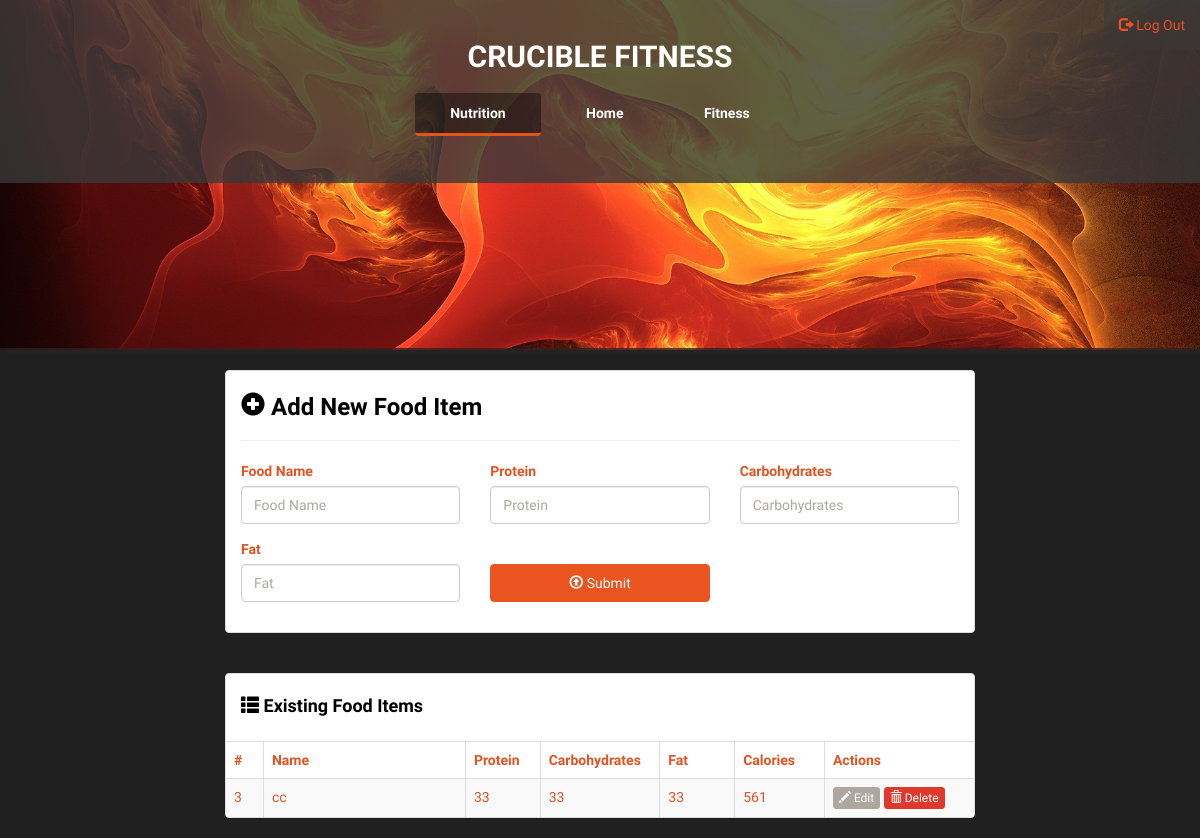
The app's page /food_items_overview (signed in), older data.
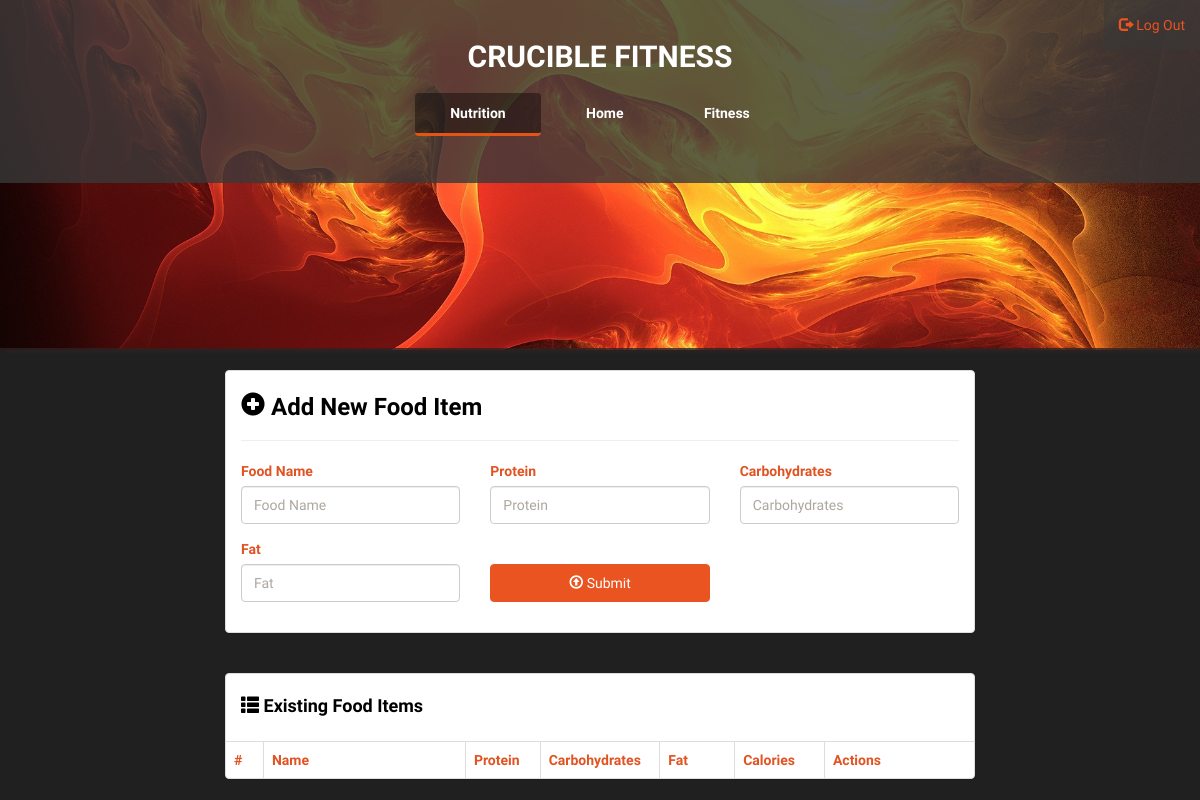
The same page, newer data.
### cruciblefit/models.py (models this page shows)
class Food(db.Model):
    id = db.Column(db.Integer, primary_key=True)
    user_id = db.Column(db.Integer, db.ForeignKey('user.id'))
    meals_link = db.relationship('MealFood', back_populates='food', lazy='dynamic')
    name = db.Column(db.String(50), unique=False, nullable=False, default='food item')
    protein = db.Column(db.Integer, nullable=False, default=0)
    carbs = db.Column(db.Integer, nullable=False, default=0)
    fats = db.Column(db.Integer, nullable=False, default=0)
    @property
    def calories(self):
        protein_calc = self.protein * 4
        carbs_calc = self.carbs * 4
        fats_calc = self.fats * 9
        total_calories = protein_calc + carbs_calc + fats_calc
        return total_calories

### cruciblefit/start/routes.py (the view)
@start.route("/food_items_overview")
@login_required
def food_items_overview():
    foods = Food.query.filter((Food.user_id == current_user.id) | (Food.user_id == None)).all()
    return render_template("add_food.html", user=current_user, foods=foods, food=None)

### cruciblefit/__init__.py (called while the page is built)
def create_app():
    app = Flask(__name__)
    app.config['SECRET_KEY'] = 'supersecretkey'
    app.config['SQLALCHEMY_DATABASE_URI'] = 'sqlite:///crucible_data.db'
    db.init_app(app)
    app.register_blueprint(start)
    app.register_blueprint(auth)
    from . import models    #do not delete or move this, it is needed for the database to load properly
    with app.app_context():
        db.create_all()
    login_manager = LoginManager()
    login_manager.login_view = 'auth.login'
    login_manager.init_app(app)
    @login_manager.user_loader
    def load_user(id):
        return models.User.query.get(int(id))
    return app

### cruciblefit/templates/add_food.html (shortened to what this page needs)
{% extends "app_base.html" %}
{% block tabs %}
    <li role="presentation" class="active">
        <a href="{{ url_for('start.food_items_overview') }}" title="Add Food Item">Nutrition</a>
    </li>
    <li role="presentation">
        <a href="{{ url_for('start.home') }}" title="Home">Home</a>
    </li>
    <li role="presentation">
        <a href="{{ url_for('start.fitness_overview') }}" title="View Workouts">Fitness</a>
    </li>
{% endblock %}
{% block content %}
    <div class="row t20">
        <div class="col-lg-8 col-lg-offset-2">
            <div class="panel panel-default">
                <div class="panel-body">
                    <h3 class="lean-h text-black">
                        <i class="glyphicon glyphicon-plus-sign"></i> Add New Food Item
                    </h3>
                    <hr/>
                    <form action="{{ url_for('start.food_items_overview') }}" method="POST" role="form">
                        <div class="row">
                            <div class="col-lg-4">
                                <div class="form-group">
                                    <label for="food-name">Food Name</label>
                                    <input type="text" class="form-control" id="food-name" name="food-name" required
                                           placeholder="Food Name" value="{{ food.name }}" autofocus>
                                </div>
                            </div>
                            <div class="col-lg-4">
                                <div class="form-group">
                                    <label for="protein">Protein</label>
                                    <input type="number" class="form-control" id="protein" name="protein" required
                                           placeholder="Protein" value="{{ food.protein }}">
                                </div>
                            </div>
                            <div class="col-lg-4">
                                <div class="form-group">
                                    <label for="carbohydrates">Carbohydrates</label>
                                    <input type="number" class="form-control" id="carbohydrates" name="carbohydrates" required
                                           placeholder="Carbohydrates" value="{{ food.carbs }}">
                                </div>
                            </div>
                        </div>
                        <div class="row">
                            <div class="col-lg-4">
                                <div class="form-group">
                                    <label for="fat">Fat</label>
                                    <input type="number" class="form-control" id="fat" name="fat" placeholder="Fat" required
                                           value="{{ food.carbs }}">
                                </div>
                            </div>
                            <div class="col-lg-4">
                                <div class="form-group">
                                    <button type="submit" class="btn btn-primary btn-block">
                                        <i class="glyphicon glyphicon-upload"></i> Submit
                                    </button>
                                </div>
                            </div>
                        </div>
                    </form>
                </div>
            </div>
        </div>
    </div>
    <div class="row t20">
        <div class="col-lg-8 col-lg-offset-2">
            <div class="panel panel-default">
                <div class="panel-body">
                    <h4 class="lean-h text-black">
                        <i class="glyphicon glyphicon-th-list"></i> Existing Food Items
                    </h4>
                </div>
                <div class="table-responsive">
                    <table class="table table-striped table-hover table-bordered">
                        <thead>
                        <tr>
                            <th style="width: 5%;">#</th>
                            <th>Name</th>
                            <th style="width: 10%;">Protein</th>
                            <th style="width: 16%;">Carbohydrates</th>
                            <th style="width: 10%;">Fat</th>
                            <th style="width: 12%;">Calories</th>
                            <th style="width: 20%;">Actions</th>
                        </tr>
                        </thead>
                        <tbody>
                        {% for food in foods %}
                            <tr>
                                <td>{{ food.id }}</td>
                                <td>{{ food.name }}</td>
                                <td>{{ food.protein }}</td>
                                <td>{{ food.carbs }}</td>
                                <td>{{ food.fats }}
                                <td>{{ food.calories }}</td>
                                <td>
                                    <a href="{{ url_for('start.edit_food_item', food_id=food.id) }}"
                                       class="btn btn-default btn-xs">
                                        <i class="glyphicon glyphicon-pencil"></i> Edit
                                    </a>
                                    <a href="{{ url_for('start.delete_food', food_id=food.id) }}"
                                       class="btn btn-danger btn-xs">
                                        <i class="glyphicon glyphicon-trash"></i> Delete
                                    </a>
                                </td>
                            </tr>
                        {% endfor %}
                        </tbody>
                    </table>
                </div>
            </div>
        </div>
    </div>
{% endblock %}

### cruciblefit/templates/app_base.html (shortened to what this page needs)
<!DOCTYPE html>
<html lang="en">
<head>
    <link rel="stylesheet" href="{{ url_for('static', filename = 'bs/css/united.min.css') }}"/>
    <link rel="stylesheet" href="{{ url_for('static', filename = 'styles.css') }}"/>
</head>
<body>
<nav class="navbar navbar-fixed-top">
    <div class="container-fluid">
        <ul class="nav navbar-nav navbar-right" style="background-color: rgba(57, 57, 57, 0.5);">
            {% if user.is_authenticated %}
                <li><a href="{{ url_for('auth.logout') }}"><span class="glyphicon glyphicon-log-out"></span> Log Out</a>
                </li>
            {% endif %}
        </ul>
    </div>
</nav>
<div class="container-fluid" id="wrapper">
    <div class="row" id="homeJumbo">
        <div class="overlay"></div>
        <div class="col-lg-12">
            <h1>
                <a href="{{ url_for('start.home') }}">CRUCIBLE FITNESS</a>
            </h1>
            <div class="row t20">
                <div class="col-lg-4 col-lg-offset-4">
                    <ul class="nav nav-pills nav-justified">
                        {% block tabs %}{% endblock %}
                    </ul>
                </div>
            </div>
        </div>
    </div>
    <div class="container">{% block content %} {% endblock %}</div>
</div>
</body>
</html>

### cruciblefit/static/styles.css (style rules this page uses)
body { background: rgb(32, 32, 32); font-family: 'Ubuntu', sans-serif; color: #e15322 }
#homeJumbo { position: relative; min-height: 350px; background: rgb(57, 57, 57); background-image: url('./img/325232-abstract-fire.jpg'); background-size: cover; background-position: center; background-repeat: no-repeat; border-bottom: 2px solid rgba(44, 34, 34, 0.8); box-shadow: 7px 1px 2px 2px rgba(44, 34, 34, 0.8); }
#homeJumbo > div.overlay { position: absolute; height: 183px; width: 100%; background: rgba(57, 57, 57, 0.8); }
#homeJumbo h1 { font-size: 30px; color: white; font-family: 'Oswald', sans-serif; text-align: center; padding-top: 20px; font-weight: bolder; }
#homeJumbo h1 > a { color: white; text-decoration: none; }
.t20 { margin-top: 20px; }
.nav-pills > li.active > a, .nav-pills > li.active > a:hover, .nav-pills > li.active > a:focus { color: white; border-bottom: 3px solid #e45416; font-weight: bolder; background: rgba(0, 0, 0, .4); }
.nav-justified > li > a { color: white; font-weight: bolder; }
.nav-pills > li + li { padding-left: 10px; }
.lean-h { margin-top: 5px; margin-bottom: 10px; font-weight: bolder; }
.text-black { color: black !important; }

Row changes from the older to the newer data that the page shows:
removed Food: id "3", name "cc", protein "33", carbs "33", fats "33", calories "561"
